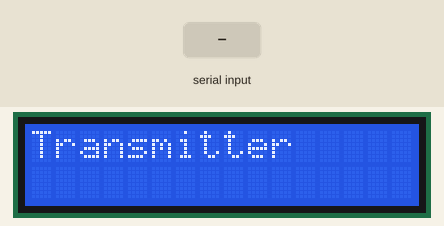
A sketch run on a simulated Arduino Uno, built with avr-gcc and run on an emulated ATmega328P. On the bench: 16×2 character LCD. The test bench sets the inputs (shaded band). What the sketch prints to the serial monitor is not drawn.

Above: at 1.2 s.
1.3 s: "1\n" received over Serial
At 1.9 s:
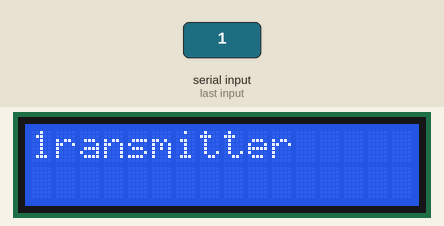
2.8 s: "0\n" received over Serial
At 3.1 s:
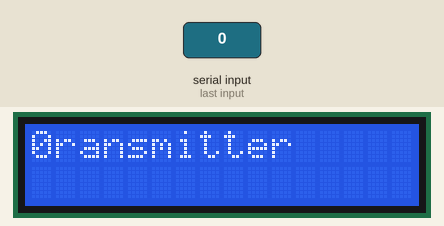
Timing chart, 0 to 5.8 s (numbered marks = the images above; inputs shaded):
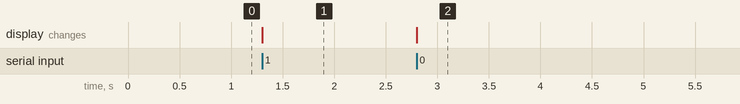

The sketch:

ex2_master.ino
```cpp
// TRANSMITTER

#include <LiquidCrystal.h>

// include I2C library
#include <Wire.h>

String inputString = ""; // create an empty string to hold the incoming serial data
boolean stringComplete = false;


LiquidCrystal lcd(7, 6, 5, 4, 3, 2);
int x = 0;

void setup() {
  // Open I2C bus as master
    Serial.begin(9600); // implicit serial frame format
  inputString.reserve(200);
  Serial.println("Starting app...");
  Wire.begin();
  lcd.begin(16, 2);
  lcd.print("Transmitter");
}

void loop() {
  // Wire.beginTransmission(9); // transmit to device #9
  // Wire.write(x);
  // // transmit x
  // Wire.endTransmission();
  // // stop transmission
  // lcd.setCursor(0, 1);
  // lcd.print(x);
  // // display sent character on LCD
  // x++; // increment x
  // if (x > 5) x = 0; // reset x when it reaches 6
  // delay(500);

  if (stringComplete) {
    lcd.setCursor(0, 0);
    lcd.print(inputString);
    if(!inputString.equals("")){
    // Serial.print("> the arduino recived : ");
    // Serial.println(inputString);
    Wire.beginTransmission(9); // transmit to device #9
    Wire.println(inputString);
    }else
    Serial.println("please type sth up there...");

    // empty the string
    inputString = "";
    // reset the flag
    stringComplete = false;
  }
}

void serialEvent() {
  while (Serial.available()) {
    // read the new received byte
    char inChar = (char)Serial.read();
    // check if new line character has been received; if
    //not, add it to the string
    // we do not add new line in input string since it
    //will show an extra character in the LCD
    if (inChar != '\n')
      inputString += inChar;
    // dif the receive character is new line, set the flag
    //so that the loop will know to display
    //the received data
    if (inChar == '\n') {
      stringComplete = true;
    }
  }
}
```

Measured:
- after the input at 1.3 s, the display: changes at once (image 1)
- after the input at 2.8 s, the display: changes at once (image 2)
